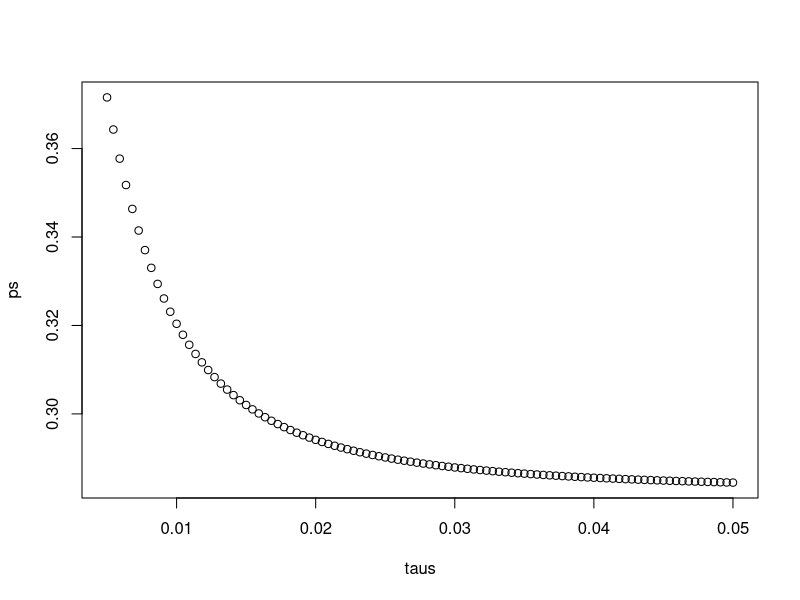

Write R code to recreate this figure.
library(dplyr)
library(dslabs)

data(polls_us_election_2016)
nrow(polls_us_election_2016) # 4208

# spread of predictions for each candidate in Florida during the last polling days
polls <- polls_us_election_2016 %>% 
  filter(state == "Florida" & enddate >= "2016-11-04" ) %>% 
  mutate(spread = rawpoll_clinton/100 - rawpoll_trump/100)

results <- polls %>% summarize(avg = mean(spread),  se = sd(spread)/sqrt(n()))
results

#           avg            se
# 1  0.004154545  0.007218692

###########################################

# Define `mu` and `tau`
mu <- 0
tau <- 0.01

# Define a variable called `sigma` that contains the standard error in the object `results
sigma <- results$se

# Define a variable called `Y` that contains the average in the object `results`
Y <- results$avg

# Define a variable `B` using `sigma` and `tau`. 
B <- sigma^2 / (sigma^2 + tau^2)
B # 0.342579

# expected value of the posterior distribution
exp_val <- B*mu + (1-B)*Y
exp_val # 0.002731286


# standard error of the posterior distribution.
se <- sqrt(1 / ((1/sigma^2)+(1/tau^2)))
se # 0.005853024

####################################

# Construct the 95% credible interval. 
# Save the lower and then the upper confidence interval to a variable called `ci`.

ci <- B*mu + (1-B)*Y + c(lower = -1, upper = 1) * qnorm(0.975) * sqrt( 1/ (1/sigma^2 + 1/tau^2))

ci 
#        lower         upper 
# -0.008740432   0.014203003 

####################################

# expected value of the posterior distribution
exp_value <- B*mu + (1-B)*Y 

# standard error of the posterior distribution
se <- sqrt( 1/ (1/sigma^2 + 1/tau^2))

# probability that the actual spread was less than 0 (in Trump's favor). 
# probability that Trump wins Florida
pnorm(0, exp_value, se) # 0.3203769

####################################

# Define a variable `taus` as different values of tau
taus <- seq(0.005, 0.05, len = 100)

# Create a function called `p_calc` that generates `B` and 
# calculates the probability of the spread being less than 0

p_calc <- function(tau){
  B <- sigma^2 / (sigma^2 + tau^2)
  pnorm(0, B*mu + (1-B)*Y, sqrt( 1/ (1/sigma^2 + 1/tau^2)))
}

# Create a vector called `ps` by applying the function `p_calc` across values in `taus`
ps <- p_calc(taus)

# Plot `taus` on the x-axis and `ps` on the y-axis
plot(taus, ps)

####################################
